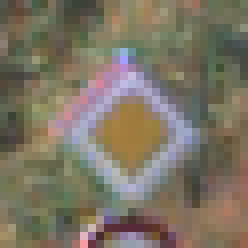
#> input picture Final_Training/00012/00000_00005.ppm, 31 x 31 px (shown 8 times larger)
$ python TemplateMatcher.py   (older library calls are emulated)
#> lines starting #> are read from the running program, lines starting #| are printed output that depends on the picture
import cv2
import numpy as np
import glob
from PIL import Image
from sklearn import svm
from sklearn.model_selection import train_test_split
from sklearn.neighbors import KNeighborsClassifier
import pickle


flag = 0
image_points = []
max = []
all_images = []
all_labels = []
test_files = glob.glob(r'C:\Users\Kirann Bhavaraju\Desktop\external_sources\GTSRB\Final_Test\Images\*.ppm')
all_results = []
test_images = []

# [105 lines left out: functions kneighbors_classifier, support_vector_machine, template_matching, feature_Extractor, not called in this run]


def main():
    global all_images,all_labels
    #feature_Extractor()
    #template_matching()
    all_files = glob.glob(r'C:\Users\Kirann Bhavaraju\Desktop\Computer Vision\Slides\Git\Final_Training/*/*.ppm')
    for file in all_files:
        image = Image.open(file)
#> image is the input picture: PIL image 31x31 RGB; mean R, G, B 124.1, 116.1, 99.7
        image = image.resize((32,32), resample = Image.ANTIALIAS)
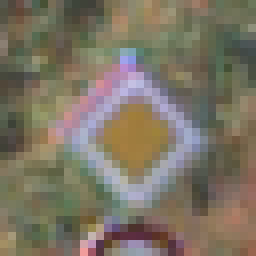
#> image: PIL image 32x32 RGB (shown 8 times larger); mean R, G, B 124.2, 116.1, 99.8
        all_images.append(np.array(image).flatten())
#> (the run stopped early here; a loop or call above may not have finished)
